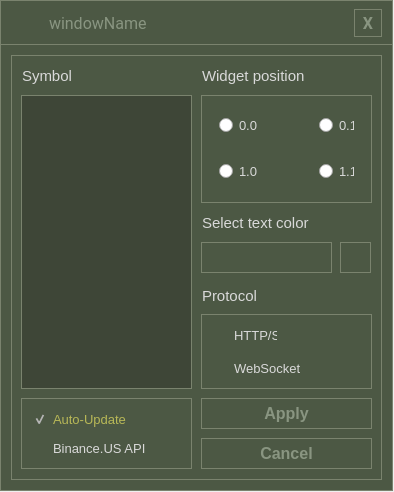
<?xml version="1.0" encoding="UTF-8"?>
<ui version="4.0">
 <class>Configurator</class>
 <widget class="QWidget" name="Configurator">
  <property name="geometry">
   <rect>
    <x>0</x>
    <y>0</y>
    <width>394</width>
    <height>492</height>
   </rect>
  </property>
  <property name="font">
   <font>
    <family>Roboto</family>
    <pointsize>8</pointsize>
   </font>
  </property>
  <property name="windowTitle">
   <string>Configurator</string>
  </property>
  <property name="windowIcon">
   <iconset resource="application.qrc">
    <normaloff>:/img/icon.svg</normaloff>:/img/icon.svg</iconset>
  </property>
  <property name="autoFillBackground">
   <bool>false</bool>
  </property>
  <property name="styleSheet">
   <string notr="true"/>
  </property>
  <property name="locale">
   <locale language="English" country="UnitedStates"/>
  </property>
  <widget class="QWidget" name="localWidget" native="true">
   <property name="geometry">
    <rect>
     <x>0</x>
     <y>0</y>
     <width>393</width>
     <height>491</height>
    </rect>
   </property>
   <property name="styleSheet">
    <string notr="true">background-color:#4C5844;
color:white;
border: 1px solid #7A836E;</string>
   </property>
   <widget class="Line" name="line">
    <property name="geometry">
     <rect>
      <x>0</x>
      <y>44</y>
      <width>681</width>
      <height>1</height>
     </rect>
    </property>
    <property name="orientation">
     <enum>Qt::Horizontal</enum>
    </property>
   </widget>
  </widget>
  <widget class="QWidget" name="horizontalLayoutWidget">
   <property name="geometry">
    <rect>
     <x>1</x>
     <y>1</y>
     <width>391</width>
     <height>44</height>
    </rect>
   </property>
   <layout class="QHBoxLayout" name="horizontalLayout" stretch="10,2,40,46,20,3">
    <item>
     <widget class="QLabel" name="label">
      <property name="maximumSize">
       <size>
        <width>42</width>
        <height>42</height>
       </size>
      </property>
      <property name="styleSheet">
       <string notr="true"/>
      </property>
      <property name="text">
       <string/>
      </property>
      <property name="pixmap">
       <pixmap resource="application.qrc">:/img/icon.svg</pixmap>
      </property>
      <property name="scaledContents">
       <bool>true</bool>
      </property>
      <property name="alignment">
       <set>Qt::AlignCenter</set>
      </property>
      <property name="margin">
       <number>10</number>
      </property>
     </widget>
    </item>
    <item>
     <spacer name="horizontalSpacer_4">
      <property name="orientation">
       <enum>Qt::Horizontal</enum>
      </property>
      <property name="sizeHint" stdset="0">
       <size>
        <width>40</width>
        <height>20</height>
       </size>
      </property>
     </spacer>
    </item>
    <item>
     <widget class="QLabel" name="windowName">
      <property name="font">
       <font>
        <family>Roboto</family>
        <pointsize>12</pointsize>
       </font>
      </property>
      <property name="styleSheet">
       <string notr="true">color:#899581;</string>
      </property>
      <property name="frameShape">
       <enum>QFrame::NoFrame</enum>
      </property>
      <property name="text">
       <string>windowName</string>
      </property>
     </widget>
    </item>
    <item>
     <spacer name="horizontalSpacer">
      <property name="orientation">
       <enum>Qt::Horizontal</enum>
      </property>
      <property name="sizeHint" stdset="0">
       <size>
        <width>40</width>
        <height>20</height>
       </size>
      </property>
     </spacer>
    </item>
    <item>
     <widget class="QPushButton" name="closeButton">
      <property name="maximumSize">
       <size>
        <width>28</width>
        <height>28</height>
       </size>
      </property>
      <property name="font">
       <font>
        <family>Segoe UI</family>
        <pointsize>12</pointsize>
        <bold>true</bold>
        <stylestrategy>PreferDefault</stylestrategy>
        <kerning>true</kerning>
       </font>
      </property>
      <property name="styleSheet">
       <string notr="true">QPushButton {
	background-color: #4C5844;
	color: #899581;
	border: 1px solid #7A836E;
}

QPushButton:hover {
    background-color: #3E4637;
}
</string>
      </property>
      <property name="text">
       <string>X</string>
      </property>
      <property name="autoDefault">
       <bool>false</bool>
      </property>
      <property name="default">
       <bool>false</bool>
      </property>
      <property name="flat">
       <bool>false</bool>
      </property>
     </widget>
    </item>
    <item>
     <spacer name="horizontalSpacer_2">
      <property name="orientation">
       <enum>Qt::Horizontal</enum>
      </property>
      <property name="sizeHint" stdset="0">
       <size>
        <width>40</width>
        <height>20</height>
       </size>
      </property>
     </spacer>
    </item>
   </layout>
  </widget>
  <widget class="QGroupBox" name="main_groupBox">
   <property name="geometry">
    <rect>
     <x>1</x>
     <y>45</y>
     <width>391</width>
     <height>445</height>
    </rect>
   </property>
   <property name="styleSheet">
    <string notr="true">border: 1px solid #7A836E;margin:10px;color:#D9D9D9;</string>
   </property>
   <property name="title">
    <string/>
   </property>
   <widget class="QGroupBox" name="widgetPosition_groupBox">
    <property name="geometry">
     <rect>
      <x>190</x>
      <y>50</y>
      <width>181</width>
      <height>118</height>
     </rect>
    </property>
    <property name="font">
     <font>
      <family>Roboto</family>
      <pointsize>10</pointsize>
     </font>
    </property>
    <property name="autoFillBackground">
     <bool>false</bool>
    </property>
    <property name="styleSheet">
     <string notr="true">margin: 0px 0px 10px 10px;
border: 1px solid #7A836E;</string>
    </property>
    <property name="title">
     <string/>
    </property>
    <widget class="QRadioButton" name="widgetPosition_radioButton__4">
     <property name="geometry">
      <rect>
       <x>110</x>
       <y>50</y>
       <width>71</width>
       <height>53</height>
      </rect>
     </property>
     <property name="font">
      <font>
       <family>Segoe UI</family>
       <pointsize>10</pointsize>
      </font>
     </property>
     <property name="styleSheet">
      <string notr="true">QRadioButton {
	margin: 18px;
	border: 0px solid #7A836E;
	color: #D9D9D9;
}
QRadioButton:hover {
	color: #B8B857;
}
QRadioButton:checked {
	color: #B8B857;
}</string>
     </property>
     <property name="text">
      <string>1.1</string>
     </property>
    </widget>
    <widget class="QRadioButton" name="widgetPosition_radioButton__2">
     <property name="geometry">
      <rect>
       <x>110</x>
       <y>4</y>
       <width>71</width>
       <height>53</height>
      </rect>
     </property>
     <property name="font">
      <font>
       <family>Segoe UI</family>
       <pointsize>10</pointsize>
      </font>
     </property>
     <property name="styleSheet">
      <string notr="true">QRadioButton {
	margin: 18px;
	border: 0px solid #7A836E;
	color: #D9D9D9;
}
QRadioButton:hover {
	color: #B8B857;
}
QRadioButton:checked {
	color: #B8B857;
}</string>
     </property>
     <property name="text">
      <string>0.1</string>
     </property>
    </widget>
    <widget class="QRadioButton" name="widgetPosition_radioButton__1">
     <property name="geometry">
      <rect>
       <x>10</x>
       <y>4</y>
       <width>85</width>
       <height>53</height>
      </rect>
     </property>
     <property name="font">
      <font>
       <family>Segoe UI</family>
       <pointsize>10</pointsize>
      </font>
     </property>
     <property name="styleSheet">
      <string notr="true">QRadioButton {
	margin: 18px;
	border: 0px solid #7A836E;
	color: #D9D9D9;
}
QRadioButton:hover {
	color: #B8B857;
}
QRadioButton:checked {
	color: #B8B857;
}</string>
     </property>
     <property name="text">
      <string>0.0</string>
     </property>
    </widget>
    <widget class="QRadioButton" name="widgetPosition_radioButton__3">
     <property name="geometry">
      <rect>
       <x>10</x>
       <y>50</y>
       <width>85</width>
       <height>53</height>
      </rect>
     </property>
     <property name="font">
      <font>
       <family>Segoe UI</family>
       <pointsize>10</pointsize>
      </font>
     </property>
     <property name="styleSheet">
      <string notr="true">QRadioButton {
	margin: 18px;
	border: 0px solid #7A836E;
	color: #D9D9D9;
}
QRadioButton:hover {
	color: #B8B857;
}
QRadioButton:checked {
	color: #B8B857;
}</string>
     </property>
     <property name="text">
      <string>1.0</string>
     </property>
    </widget>
   </widget>
   <widget class="QLabel" name="widgetPosition_label">
    <property name="geometry">
     <rect>
      <x>190</x>
      <y>10</y>
      <width>181</width>
      <height>41</height>
     </rect>
    </property>
    <property name="font">
     <font>
      <family>Segoe UI</family>
      <pointsize>11</pointsize>
     </font>
    </property>
    <property name="styleSheet">
     <string notr="true">border: 0px solid black;margin: 6px 0px 6px 7px;</string>
    </property>
    <property name="text">
     <string>Widget position</string>
    </property>
   </widget>
   <widget class="QTextEdit" name="symbol_textEdit">
    <property name="geometry">
     <rect>
      <x>10</x>
      <y>50</y>
      <width>181</width>
      <height>304</height>
     </rect>
    </property>
    <property name="font">
     <font>
      <family>Roboto</family>
      <pointsize>9</pointsize>
     </font>
    </property>
    <property name="styleSheet">
     <string notr="true">margin: 0px 0px 10px 10px;
background-color:#3E4637;</string>
    </property>
   </widget>
   <widget class="QLabel" name="symbol_textEdit_label">
    <property name="geometry">
     <rect>
      <x>10</x>
      <y>10</y>
      <width>181</width>
      <height>41</height>
     </rect>
    </property>
    <property name="font">
     <font>
      <family>Segoe UI</family>
      <pointsize>11</pointsize>
     </font>
    </property>
    <property name="autoFillBackground">
     <bool>false</bool>
    </property>
    <property name="styleSheet">
     <string notr="true">border: 0px solid black;margin: 6px 0px 6px 7px;</string>
    </property>
    <property name="text">
     <string>Symbol</string>
    </property>
   </widget>
   <widget class="QPushButton" name="cancelButton">
    <property name="geometry">
     <rect>
      <x>190</x>
      <y>393</y>
      <width>181</width>
      <height>41</height>
     </rect>
    </property>
    <property name="maximumSize">
     <size>
      <width>16777215</width>
      <height>16777215</height>
     </size>
    </property>
    <property name="font">
     <font>
      <family>Segoe UI</family>
      <pointsize>12</pointsize>
      <bold>true</bold>
      <stylestrategy>PreferDefault</stylestrategy>
      <kerning>true</kerning>
     </font>
    </property>
    <property name="styleSheet">
     <string notr="true">QPushButton {
	background-color:#4C5844;
	color:#899581;
	border: 1px solid #7A836E;
	margin: 0px 0px 10px 10px;
}

QPushButton:hover {
    background-color: #3E4637;
}
</string>
    </property>
    <property name="text">
     <string>Cancel</string>
    </property>
    <property name="autoDefault">
     <bool>false</bool>
    </property>
    <property name="default">
     <bool>false</bool>
    </property>
    <property name="flat">
     <bool>false</bool>
    </property>
   </widget>
   <widget class="QPushButton" name="applyButton">
    <property name="geometry">
     <rect>
      <x>190</x>
      <y>353</y>
      <width>181</width>
      <height>41</height>
     </rect>
    </property>
    <property name="maximumSize">
     <size>
      <width>16777215</width>
      <height>16777215</height>
     </size>
    </property>
    <property name="font">
     <font>
      <family>Segoe UI</family>
      <pointsize>12</pointsize>
      <bold>true</bold>
      <stylestrategy>PreferDefault</stylestrategy>
      <kerning>true</kerning>
     </font>
    </property>
    <property name="styleSheet">
     <string notr="true">QPushButton {
	background-color:#4C5844;
	color:#899581;
	border: 1px solid #7A836E;
	margin: 0px 0px 10px 10px;
}

QPushButton:hover {
    background-color: #3E4637;
}
</string>
    </property>
    <property name="text">
     <string>Apply</string>
    </property>
    <property name="autoDefault">
     <bool>false</bool>
    </property>
    <property name="default">
     <bool>false</bool>
    </property>
    <property name="flat">
     <bool>false</bool>
    </property>
   </widget>
   <widget class="QLabel" name="chooseTextColor_label">
    <property name="geometry">
     <rect>
      <x>190</x>
      <y>157</y>
      <width>181</width>
      <height>41</height>
     </rect>
    </property>
    <property name="font">
     <font>
      <family>Segoe UI</family>
      <pointsize>11</pointsize>
     </font>
    </property>
    <property name="styleSheet">
     <string notr="true">border: 0px solid black;margin: 6px 0px 6px 7px;</string>
    </property>
    <property name="text">
     <string>Select text color</string>
    </property>
   </widget>
   <widget class="QPushButton" name="selectColor_button">
    <property name="geometry">
     <rect>
      <x>329</x>
      <y>197</y>
      <width>41</width>
      <height>41</height>
     </rect>
    </property>
    <property name="font">
     <font>
      <pointsize>12</pointsize>
      <bold>true</bold>
     </font>
    </property>
    <property name="styleSheet">
     <string notr="true">QPushButton {
	background-color:#4C5844;
	color:#899581;
	border: 1px solid #7A836E;
	margin: 0px 0px 10px 10px;
}

QPushButton:hover {
    background-color: #3E4637;
}
</string>
    </property>
    <property name="text">
     <string/>
    </property>
    <property name="icon">
     <iconset resource="application.qrc">
      <normaloff>:/img/color-dropper.svg</normaloff>:/img/color-dropper.svg</iconset>
    </property>
   </widget>
   <widget class="QLabel" name="currentColor_label">
    <property name="geometry">
     <rect>
      <x>190</x>
      <y>197</y>
      <width>141</width>
      <height>41</height>
     </rect>
    </property>
    <property name="styleSheet">
     <string notr="true">margin: 0px 0px 10px 10px;</string>
    </property>
    <property name="text">
     <string/>
    </property>
   </widget>
   <widget class="QLabel" name="protocol_label">
    <property name="geometry">
     <rect>
      <x>190</x>
      <y>230</y>
      <width>181</width>
      <height>41</height>
     </rect>
    </property>
    <property name="font">
     <font>
      <family>Segoe UI</family>
      <pointsize>11</pointsize>
     </font>
    </property>
    <property name="styleSheet">
     <string notr="true">border: 0px solid black;margin: 6px 0px 6px 7px;</string>
    </property>
    <property name="text">
     <string>Protocol</string>
    </property>
   </widget>
   <widget class="QGroupBox" name="protocol_groupBox">
    <property name="geometry">
     <rect>
      <x>190</x>
      <y>269</y>
      <width>181</width>
      <height>85</height>
     </rect>
    </property>
    <property name="styleSheet">
     <string notr="true">background-color:#4C5844;
border: 1px solid #7A836E;
margin: 0px 0px 10px 10px;</string>
    </property>
    <property name="title">
     <string/>
    </property>
    <widget class="QRadioButton" name="protocol_https_radioButton">
     <property name="geometry">
      <rect>
       <x>15</x>
       <y>12</y>
       <width>71</width>
       <height>19</height>
      </rect>
     </property>
     <property name="font">
      <font>
       <pointsize>10</pointsize>
      </font>
     </property>
     <property name="whatsThis">
      <string/>
     </property>
     <property name="styleSheet">
      <string notr="true">QRadioButton {
	margin:0px 0px 0px 8px;
	border: 0px solid #7A836E;
	background-color: rgba(255, 255, 255, 0);
	color: #D9D9D9;
}
QRadioButton:hover {
	color: #B8B857;
}
QRadioButton:checked {
	color: #B8B857;
}</string>
     </property>
     <property name="text">
      <string>HTTP/S</string>
     </property>
    </widget>
    <widget class="QRadioButton" name="protocol_ws_radioButton">
     <property name="enabled">
      <bool>true</bool>
     </property>
     <property name="geometry">
      <rect>
       <x>15</x>
       <y>45</y>
       <width>94</width>
       <height>19</height>
      </rect>
     </property>
     <property name="font">
      <font>
       <pointsize>10</pointsize>
      </font>
     </property>
     <property name="whatsThis">
      <string/>
     </property>
     <property name="styleSheet">
      <string notr="true">QRadioButton {
	margin:0px 0px 0px 8px;
	border: 0px solid #7A836E;
	background-color: rgba(255, 255, 255, 0);
	color: #D9D9D9;
}
QRadioButton:hover {
	color: #B8B857;
}
QRadioButton:checked {
	color: #B8B857;
}</string>
     </property>
     <property name="text">
      <string>WebSocket</string>
     </property>
    </widget>
   </widget>
   <widget class="QGroupBox" name="dev_groupBox">
    <property name="geometry">
     <rect>
      <x>10</x>
      <y>353</y>
      <width>181</width>
      <height>81</height>
     </rect>
    </property>
    <property name="styleSheet">
     <string notr="true">background-color:#4C5844;
border: 1px solid #7A836E;
margin: 0px 0px 10px 10px;</string>
    </property>
    <property name="title">
     <string/>
    </property>
    <widget class="QCheckBox" name="auto_update_checkBox">
     <property name="enabled">
      <bool>false</bool>
     </property>
     <property name="geometry">
      <rect>
       <x>10</x>
       <y>6</y>
       <width>171</width>
       <height>31</height>
      </rect>
     </property>
     <property name="font">
      <font>
       <pointsize>10</pointsize>
      </font>
     </property>
     <property name="styleSheet">
      <string notr="true">QCheckBox {
	border: 0px solid black;
	margin: 0px 0px 0px 12px;
	background-color: rgba(255, 255, 255, 0);
}
QCheckBox:hover {
	color: #B8B857;
}
QCheckBox:checked {
	color: #B8B857;
}</string>
     </property>
     <property name="text">
      <string>Auto-Update</string>
     </property>
     <property name="checkable">
      <bool>true</bool>
     </property>
     <property name="checked">
      <bool>true</bool>
     </property>
     <property name="tristate">
      <bool>false</bool>
     </property>
    </widget>
    <widget class="QCheckBox" name="use_binance_us_checkBox">
     <property name="geometry">
      <rect>
       <x>10</x>
       <y>35</y>
       <width>171</width>
       <height>31</height>
      </rect>
     </property>
     <property name="font">
      <font>
       <pointsize>10</pointsize>
      </font>
     </property>
     <property name="styleSheet">
      <string notr="true">QCheckBox {
	border: 0px solid black;
	margin: 0px 0px 0px 12px;
	background-color: rgba(255, 255, 255, 0);
}
QCheckBox:hover {
	color: #B8B857;
}
QCheckBox:checked {
	color: #B8B857;
}</string>
     </property>
     <property name="text">
      <string>Binance.US API</string>
     </property>
     <property name="checked">
      <bool>false</bool>
     </property>
     <property name="tristate">
      <bool>false</bool>
     </property>
    </widget>
   </widget>
  </widget>
 </widget>
 <resources>
  <include location="application.qrc"/>
 </resources>
 <connections/>
</ui>
